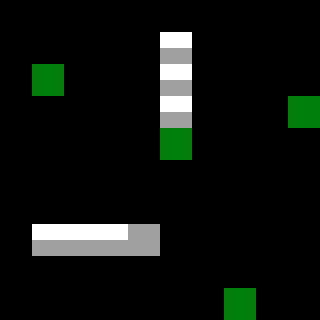

This game map was drawn from its Tiled (.tmx) file and the tilesets committed beside it. A one-line description and the full map source follow:
An orthogonal 10x10 tile map with 32x32 px tiles, 1 tile layer (Tile Layer 1).

<map version="1.0" tiledversion="1.1.3" orientation="orthogonal" renderorder="right-down" width="10" height="10" tilewidth="32" tileheight="32" infinite="0" nextobjectid="1">
 <tileset firstgid="1" source="mapParcelTileset.tsx" />
 <layer name="Tile Layer 1" width="10" height="10">
  <data encoding="csv">
0,0,0,0,0,0,0,0,0,0,
0,0,0,0,0,1,0,0,0,0,
0,3,0,0,0,1,0,0,0,0,
0,0,0,0,0,1,0,0,0,3,
0,0,0,0,0,3,0,0,0,0,
0,0,0,0,0,0,0,0,0,0,
0,0,0,0,0,0,0,0,0,0,
0,1,1,1,2,0,0,4,4,0,
0,0,0,0,0,0,0,4,4,0,
0,0,0,0,0,0,0,3,0,0
</data>
 </layer>
 <objectgroup name="Object Layer 1" />
</map>
